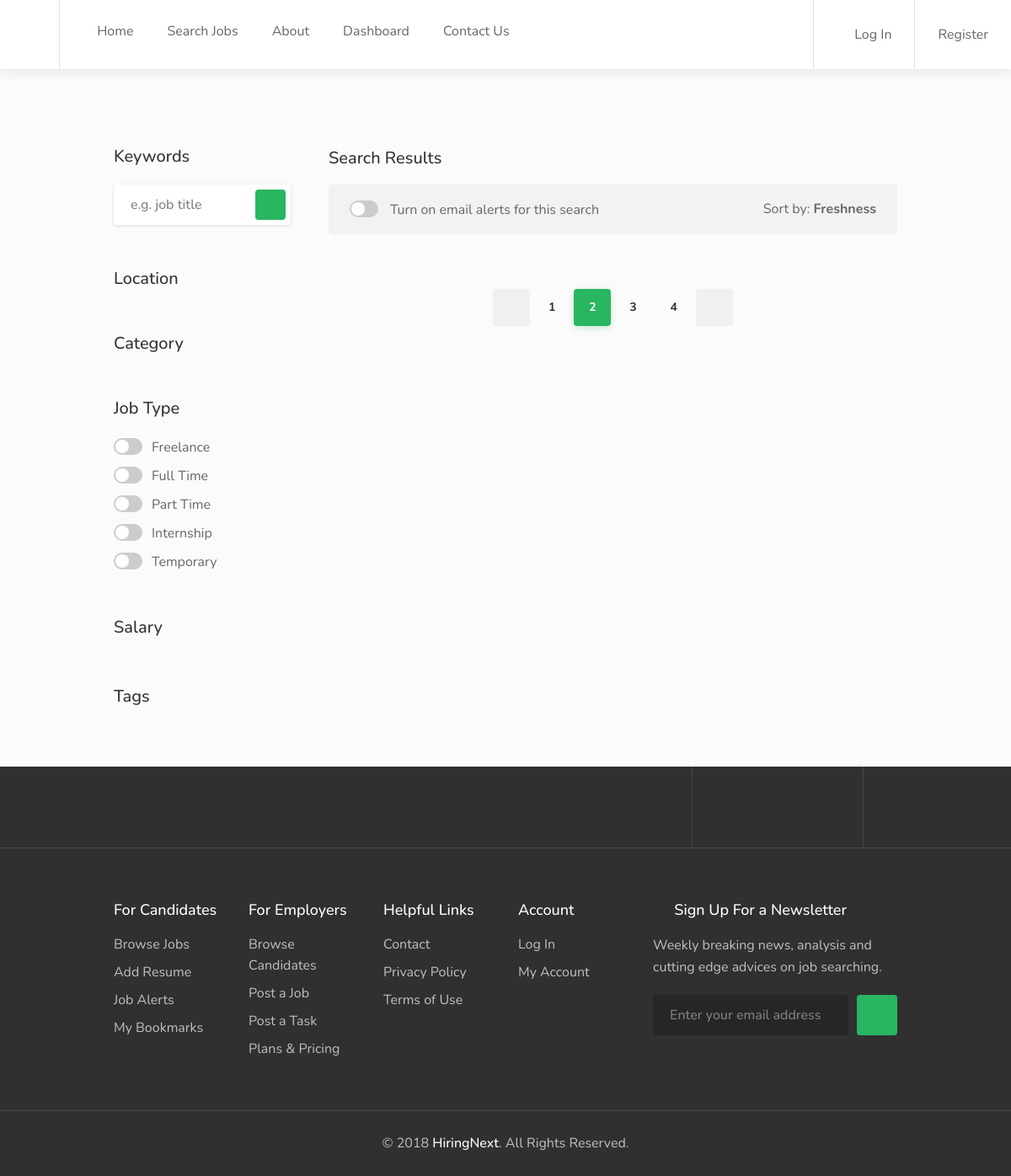
Page /functional-area/it-software-hardware/ on the earlier database version.
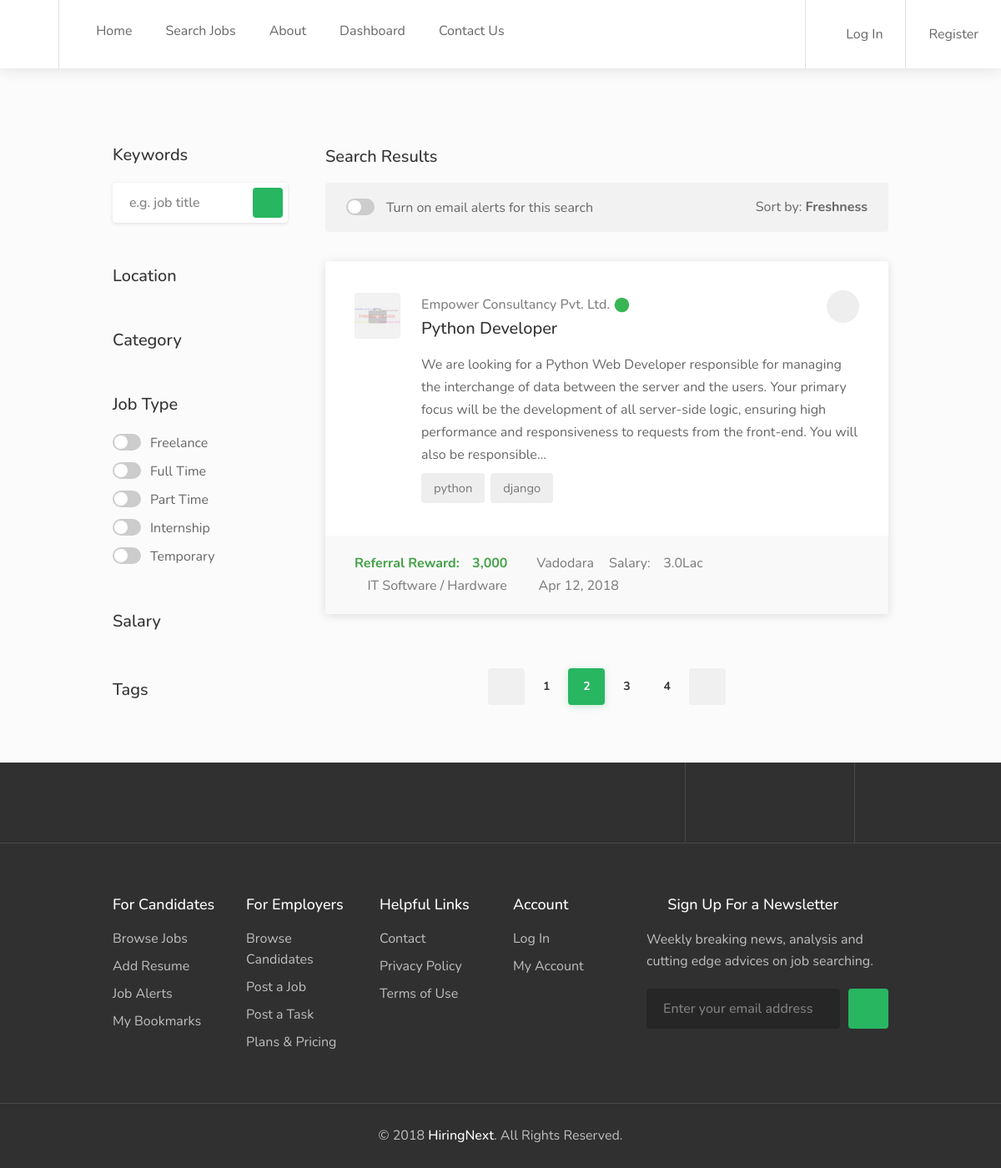
Same page on the later database version.
### jobopening/models.py (models this page shows, shortened)
class Jobopening(models.Model):
    assign_recruiter = models.ForeignKey(
        AUTH_USER_MODEL,
        on_delete=models.CASCADE,
        related_name="Recruiter_Handling",
        null=True,
        blank=True,
    )
    job_title = models.CharField(max_length=50, verbose_name='Designation', editable=True)
    slug = models.SlugField(max_length=40)
    company_name = models.ForeignKey(CompanyProfile, on_delete=models.CASCADE, verbose_name='Company Name')
    job_location = models.ForeignKey(JobLocation, on_delete=models.CASCADE, verbose_name='Job Location')
    job_location_sample = models.CharField(choices=JOB_LOCATION_CHOICES, max_length=20, null=True,
                                           verbose_name='Sample Job Location')
    experience = models.DecimalField(decimal_places=1, max_digits=5, null=True, verbose_name='Experience')
    skill = models.CharField(max_length=100, verbose_name='Skills')
    qualification = models.CharField(choices=QUALIFICATION_CHOICES, max_length=100, verbose_name='Qualification')
    min_salary_budget = models.DecimalField(decimal_places=1, max_digits=10, null=True, verbose_name='Min. Salary Criteria')
    max_salary_budget = models.DecimalField(decimal_places=1, max_digits=10, null=True, verbose_name='Max. Salary Criteria')
    referral_reward = models.DecimalField(decimal_places=0, max_digits=10, null=True, verbose_name='Referral Amount')
    industry = models.ForeignKey(Industry, null=True, blank=True)
    functional_area = models.ForeignKey(FunctionalArea, null=True, blank=True)
    default_industry = models.ForeignKey(DefaultIndustry, null=True, blank=True)
    role_category = models.CharField(max_length=50, verbose_name='Role Category')
    employment_type = models.CharField(max_length=50, verbose_name='Employment Type')
    job_description = models.TextField(verbose_name='Job Summary', null=True, blank=True)
    job_objective = models.TextField(verbose_name='Job Objectives', null=True, blank=True)
    must_have_skills = models.TextField(verbose_name='Must Have Skills', null=True, blank=True)
    nice_to_have = models.CharField(max_length=500, verbose_name='Nice To Have', null=True)
    job_created = models.DateTimeField(auto_created=True, null=True)
    active = models.BooleanField(default=True)
    Questions = models.ManyToManyField(ApplicationQuestions, default=None, verbose_name='Application Questionnaires')
    objects = JobOpeningManager()
    tags = TaggableManager()
    class Meta:
        ordering = ["-job_created"]
    def get_absolute_url(self):
        return reverse('job-detail', kwargs={'slug': self.slug})

class JobLocation(models.Model):
    job_location = models.CharField(max_length=20)
    slug = models.SlugField()
    def __str__(self):
        return self.job_location
    class Meta:
        ordering = ["id"]

class Industry(models.Model):
    industry = models.CharField(max_length=30)
    slug = models.SlugField()
    def __str__(self):
        return self.industry
    class Meta:
        ordering = ["id"]

### employer/models.py (models this page shows, shortened)
class CompanyProfile(models.Model):
    company = models.CharField(max_length=50)
    slug = models.SlugField(max_length=40)
    company_profile = models.TextField()
    company_location = models.CharField(choices=JOB_LOCATION_CHOICES, max_length=50)
    company_website = models.URLField(verbose_name='Website', default=None)
    founded_year = models.PositiveIntegerField(null=True, blank=True)
    total_employees = models.PositiveIntegerField(null=True, blank=True)
    company_review = models.DecimalField(decimal_places=1, max_digits=2, null=True, blank=True, help_text="Rate Company Out Of Five")
    company_date_created = models.DateTimeField(auto_created=True)
    def __str__(self):
        return self.company

### jobopening/views.py (the view, shortened to what this page needs)
# urls.py: url(r'^functional-area/(?P<slug>[-\w]+)/$', FunctionalAreaListView.as_view(), name='functional_area'),
class FunctionalAreaListView(DetailView):
    model = FunctionalArea
    queryset = FunctionalArea.objects.all()
    form_class = ReferCandidateForm
    template_name = 'functional_area/jobs-list-functional-area.html'
    def get_context_data(self, **kwargs):
        context = super(FunctionalAreaListView, self).get_context_data(**kwargs)
        context.update({
            'opening': Jobopening.objects.all(),
            'industry': Industry.objects.all(),
            'function_area': FunctionalArea.objects.all(),
            'location': JobLocation.objects.all(),
            'questions': ApplicationQuestions.objects.all(),
            'query': self.request.GET.get('q')
        })
        return context

### jobopening/models.py (called while the page is built)
    def active(self):
        return self.filter(active=True)

    def get_queryset(self):
        return JobOpeningQueryset(self.model, using=self._db)

    def all(self, **kwargs):
        return self.get_queryset().active()

### templates/functional_area/jobs-list-functional-area.html (shortened to what the changed rows need)
{% extends 'base.html' %}
{% load static %}
{% load bootstrap3 %}
{% load humanize %}
{% block content %}
    <body class="gray">
    <div id="wrapper">
        <div class="container">
            <div class="row">
                <div class="col-xl-9 col-lg-8 content-left-offset">
                    <div class="listings-container margin-top-35">
                        {% for job in object.jobopening_set.all %}
                            <a href="{{ job.get_absolute_url }}" class="job-listing">
                                <div class="job-listing-details">
                                    <div class="job-listing-company-logo">
                                        <img src="{% static 'new_theme/images/company-logo-05.png' %}" alt="">
                                    </div>
                                    <div class="job-listing-description">
                                        <h4 class="job-listing-company">{{ job.company_name }} <span
                                                class="verified-badge"
                                                title="Verified Employer"
                                                data-tippy-placement="top"></span>
                                        </h4>
                                        <h3 class="job-listing-title">{{ job.job_title }}</h3>
                                        <p class="job-listing-text">{{ job.job_description | truncatechars:300 }}</p>
                                        <div class="tags-container margin-top-8">
                                            {% for job_tag in job.tags.all %}
                                                <div class="tag">
                                                    <label>{{ job_tag.name }}</label>
                                                </div>
                                            {% endfor %}
                                        </div>
                                    </div>
                                    <span class="bookmark-icon"></span>
                                </div>
                                <div class="job-listing-footer">
                                    <ul>
                                        <li style="color: #43A047"><strong>Referral Reward:<i
                                                class="icon-line-awesome-rupee"></i>{{ job.referral_reward | intcomma }}
                                        </strong>
                                        </li>
                                        <li><i class="icon-material-outline-location-on"></i> {{ job.job_location }}
                                        </li>
                                        <li>Salary:<i
                                                class="icon-line-awesome-rupee"></i>{{ job.max_salary_budget | intcomma }}Lac
                                        </li>
                                        <li><i class="icon-material-outline-business"></i>{{ job.industry }}</li>
                                        <li>
                                            <i class="icon-material-outline-access-time"></i> {{ job.job_created|date:"M d, Y" }}
                                        </li>
                                    </ul>
                                </div>
                            </a>
                        {% endfor %}
                    </div>
                </div>
            </div>
        </div>
    </div>
{% endblock %}

Differences in the rows shown:
now on this page (row edited): Jobopening: company_name "Empower Consultancy Pvt. Ltd.", job_title "Python Developer", job_description "We are looking for a Python Web Developer responsible for managing the interchange of data between the server and the users. Your primary focus will be the development of all server-side logic, ensuring high performance and responsiveness to requests from the front-end. You will also be responsible…", referral_reward "3,000", job_location "Vadodara", max_salary_budget "3.0", industry "IT Software / Hardware", job_created "Apr 12, 2018"
now on this page (row unchanged): Tag: name "python"
now on this page (row unchanged): Tag: name "django"
